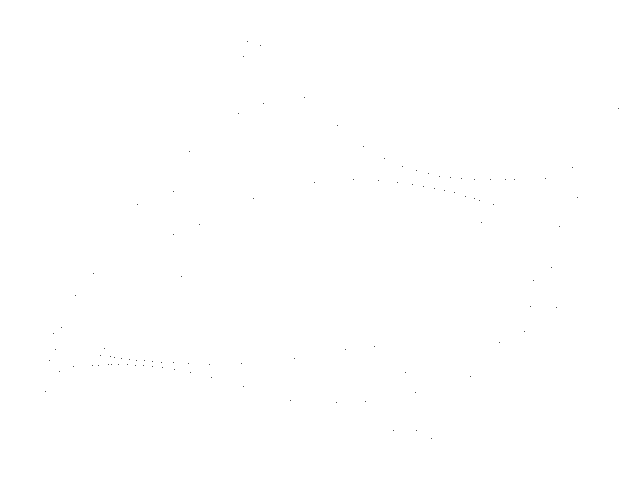
Frame 1 (no input)
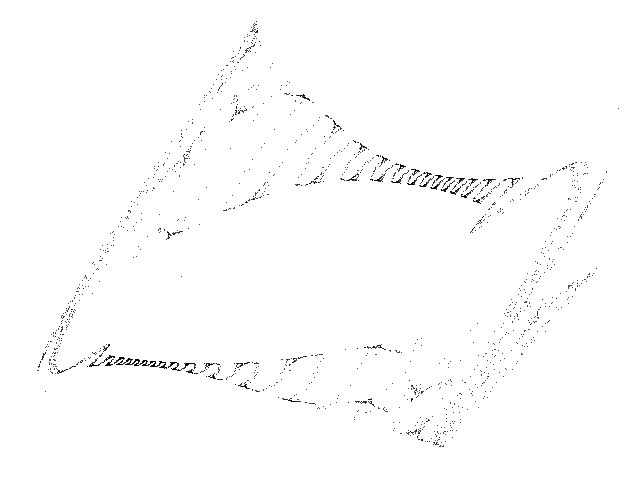
Frame 60 (the mouse pressed at the canvas centre just before this capture)
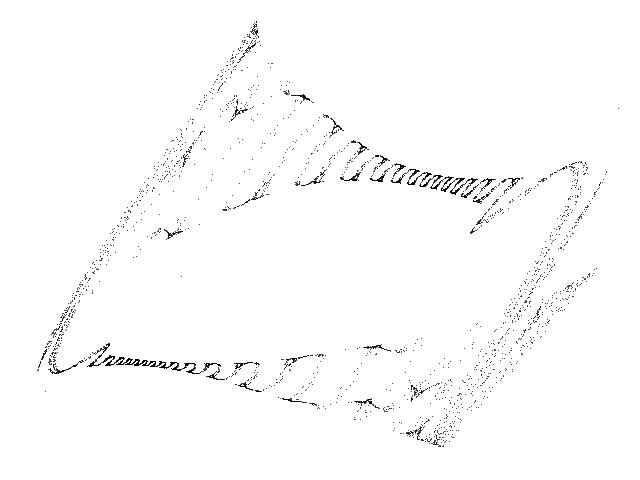
Frame 120 (the mouse held since frame 60 and released just before this capture)

The Processing sketch that drew these frames (run headless with seeded random() and noise(); from frame 60 on, the mouse is pressed at the canvas centre):

// Processing sketch: Quadratic_D
// ── Quadratic_D.pde
// Quadratic D chaotic map //

  float x = 0.1;
  float y = 0.1;
  float a1 = -1.2;
  float a2 = 0.0;
  float a3 = 0.7;
  float a4 = 0.0;
  float a5 = 0.1;
  float a6 = 0.4;
  float a7 = 0.4;
  float a8 = 1.1;
  float a9 = 0.8;
  float a10 = 1.2;
  float a11 = -0.6;
  float a12 = -1.2;


void setup() {
  
  size(640, 480);
  background(255);
  
}

void draw() {
  
  for (int i=0; i<100; i++) {
    
    float nx = x;
    float ny = y;
    
    x = a1 + a2 * nx + a3 * pow(nx, 2.0) + a4 * nx * ny + a5 * ny + a6 * pow(ny, 2.0);
    y = a7 + a8 * nx + a9 * pow(nx, 2.0) + a10 * nx * ny + a11 * ny + a12 * pow(ny, 2.0);
  
    point(670 + (530 * x), 300 + (200 * y));
        
  }

}
